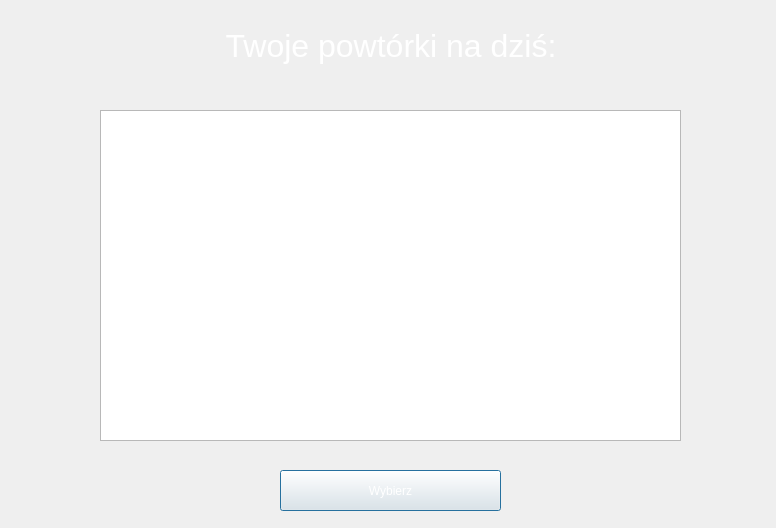
<?xml version="1.0" encoding="UTF-8"?>
<ui version="4.0">
 <class>Powtorka</class>
 <widget class="QDialog" name="Powtorka">
  <property name="geometry">
   <rect>
    <x>0</x>
    <y>0</y>
    <width>776</width>
    <height>528</height>
   </rect>
  </property>
  <property name="minimumSize">
   <size>
    <width>776</width>
    <height>528</height>
   </size>
  </property>
  <property name="maximumSize">
   <size>
    <width>776</width>
    <height>528</height>
   </size>
  </property>
  <property name="windowTitle">
   <string>Memorizer</string>
  </property>
  <widget class="QLabel" name="label">
   <property name="geometry">
    <rect>
     <x>110</x>
     <y>10</y>
     <width>571</width>
     <height>71</height>
    </rect>
   </property>
   <property name="palette">
    <palette>
     <active>
      <colorrole role="WindowText">
       <brush brushstyle="SolidPattern">
        <color alpha="255">
         <red>255</red>
         <green>255</green>
         <blue>255</blue>
        </color>
       </brush>
      </colorrole>
      <colorrole role="Button">
       <brush brushstyle="SolidPattern">
        <color alpha="255">
         <red>85</red>
         <green>85</green>
         <blue>255</blue>
        </color>
       </brush>
      </colorrole>
      <colorrole role="Light">
       <brush brushstyle="SolidPattern">
        <color alpha="255">
         <red>212</red>
         <green>212</green>
         <blue>255</blue>
        </color>
       </brush>
      </colorrole>
      <colorrole role="Midlight">
       <brush brushstyle="SolidPattern">
        <color alpha="255">
         <red>148</red>
         <green>148</green>
         <blue>255</blue>
        </color>
       </brush>
      </colorrole>
      <colorrole role="Dark">
       <brush brushstyle="SolidPattern">
        <color alpha="255">
         <red>42</red>
         <green>42</green>
         <blue>127</blue>
        </color>
       </brush>
      </colorrole>
      <colorrole role="Mid">
       <brush brushstyle="SolidPattern">
        <color alpha="255">
         <red>57</red>
         <green>57</green>
         <blue>170</blue>
        </color>
       </brush>
      </colorrole>
      <colorrole role="Text">
       <brush brushstyle="SolidPattern">
        <color alpha="255">
         <red>255</red>
         <green>255</green>
         <blue>255</blue>
        </color>
       </brush>
      </colorrole>
      <colorrole role="BrightText">
       <brush brushstyle="SolidPattern">
        <color alpha="255">
         <red>255</red>
         <green>255</green>
         <blue>255</blue>
        </color>
       </brush>
      </colorrole>
      <colorrole role="ButtonText">
       <brush brushstyle="SolidPattern">
        <color alpha="255">
         <red>255</red>
         <green>255</green>
         <blue>255</blue>
        </color>
       </brush>
      </colorrole>
      <colorrole role="Base">
       <brush brushstyle="SolidPattern">
        <color alpha="255">
         <red>255</red>
         <green>255</green>
         <blue>255</blue>
        </color>
       </brush>
      </colorrole>
      <colorrole role="Window">
       <brush brushstyle="SolidPattern">
        <color alpha="255">
         <red>85</red>
         <green>85</green>
         <blue>255</blue>
        </color>
       </brush>
      </colorrole>
      <colorrole role="Shadow">
       <brush brushstyle="SolidPattern">
        <color alpha="255">
         <red>0</red>
         <green>0</green>
         <blue>0</blue>
        </color>
       </brush>
      </colorrole>
      <colorrole role="AlternateBase">
       <brush brushstyle="SolidPattern">
        <color alpha="255">
         <red>170</red>
         <green>170</green>
         <blue>255</blue>
        </color>
       </brush>
      </colorrole>
      <colorrole role="ToolTipBase">
       <brush brushstyle="SolidPattern">
        <color alpha="255">
         <red>255</red>
         <green>255</green>
         <blue>220</blue>
        </color>
       </brush>
      </colorrole>
      <colorrole role="ToolTipText">
       <brush brushstyle="SolidPattern">
        <color alpha="255">
         <red>0</red>
         <green>0</green>
         <blue>0</blue>
        </color>
       </brush>
      </colorrole>
      <colorrole role="PlaceholderText">
       <brush brushstyle="SolidPattern">
        <color alpha="255">
         <red>255</red>
         <green>255</green>
         <blue>255</blue>
        </color>
       </brush>
      </colorrole>
     </active>
     <inactive>
      <colorrole role="WindowText">
       <brush brushstyle="SolidPattern">
        <color alpha="255">
         <red>255</red>
         <green>255</green>
         <blue>255</blue>
        </color>
       </brush>
      </colorrole>
      <colorrole role="Button">
       <brush brushstyle="SolidPattern">
        <color alpha="255">
         <red>240</red>
         <green>240</green>
         <blue>240</blue>
        </color>
       </brush>
      </colorrole>
      <colorrole role="Light">
       <brush brushstyle="SolidPattern">
        <color alpha="255">
         <red>255</red>
         <green>255</green>
         <blue>255</blue>
        </color>
       </brush>
      </colorrole>
      <colorrole role="Midlight">
       <brush brushstyle="SolidPattern">
        <color alpha="255">
         <red>227</red>
         <green>227</green>
         <blue>227</blue>
        </color>
       </brush>
      </colorrole>
      <colorrole role="Dark">
       <brush brushstyle="SolidPattern">
        <color alpha="255">
         <red>160</red>
         <green>160</green>
         <blue>160</blue>
        </color>
       </brush>
      </colorrole>
      <colorrole role="Mid">
       <brush brushstyle="SolidPattern">
        <color alpha="255">
         <red>160</red>
         <green>160</green>
         <blue>160</blue>
        </color>
       </brush>
      </colorrole>
      <colorrole role="Text">
       <brush brushstyle="SolidPattern">
        <color alpha="255">
         <red>255</red>
         <green>255</green>
         <blue>255</blue>
        </color>
       </brush>
      </colorrole>
      <colorrole role="BrightText">
       <brush brushstyle="SolidPattern">
        <color alpha="255">
         <red>255</red>
         <green>255</green>
         <blue>255</blue>
        </color>
       </brush>
      </colorrole>
      <colorrole role="ButtonText">
       <brush brushstyle="SolidPattern">
        <color alpha="255">
         <red>255</red>
         <green>255</green>
         <blue>255</blue>
        </color>
       </brush>
      </colorrole>
      <colorrole role="Base">
       <brush brushstyle="SolidPattern">
        <color alpha="255">
         <red>255</red>
         <green>255</green>
         <blue>255</blue>
        </color>
       </brush>
      </colorrole>
      <colorrole role="Window">
       <brush brushstyle="SolidPattern">
        <color alpha="255">
         <red>240</red>
         <green>240</green>
         <blue>240</blue>
        </color>
       </brush>
      </colorrole>
      <colorrole role="Shadow">
       <brush brushstyle="SolidPattern">
        <color alpha="255">
         <red>105</red>
         <green>105</green>
         <blue>105</blue>
        </color>
       </brush>
      </colorrole>
      <colorrole role="AlternateBase">
       <brush brushstyle="SolidPattern">
        <color alpha="255">
         <red>245</red>
         <green>245</green>
         <blue>245</blue>
        </color>
       </brush>
      </colorrole>
      <colorrole role="ToolTipBase">
       <brush brushstyle="SolidPattern">
        <color alpha="255">
         <red>255</red>
         <green>255</green>
         <blue>220</blue>
        </color>
       </brush>
      </colorrole>
      <colorrole role="ToolTipText">
       <brush brushstyle="SolidPattern">
        <color alpha="255">
         <red>0</red>
         <green>0</green>
         <blue>0</blue>
        </color>
       </brush>
      </colorrole>
      <colorrole role="PlaceholderText">
       <brush brushstyle="SolidPattern">
        <color alpha="255">
         <red>255</red>
         <green>255</green>
         <blue>255</blue>
        </color>
       </brush>
      </colorrole>
     </inactive>
     <disabled>
      <colorrole role="WindowText">
       <brush brushstyle="SolidPattern">
        <color alpha="255">
         <red>255</red>
         <green>255</green>
         <blue>255</blue>
        </color>
       </brush>
      </colorrole>
      <colorrole role="Button">
       <brush brushstyle="SolidPattern">
        <color alpha="255">
         <red>85</red>
         <green>85</green>
         <blue>255</blue>
        </color>
       </brush>
      </colorrole>
      <colorrole role="Light">
       <brush brushstyle="SolidPattern">
        <color alpha="255">
         <red>212</red>
         <green>212</green>
         <blue>255</blue>
        </color>
       </brush>
      </colorrole>
      <colorrole role="Midlight">
       <brush brushstyle="SolidPattern">
        <color alpha="255">
         <red>148</red>
         <green>148</green>
         <blue>255</blue>
        </color>
       </brush>
      </colorrole>
      <colorrole role="Dark">
       <brush brushstyle="SolidPattern">
        <color alpha="255">
         <red>42</red>
         <green>42</green>
         <blue>127</blue>
        </color>
       </brush>
      </colorrole>
      <colorrole role="Mid">
       <brush brushstyle="SolidPattern">
        <color alpha="255">
         <red>57</red>
         <green>57</green>
         <blue>170</blue>
        </color>
       </brush>
      </colorrole>
      <colorrole role="Text">
       <brush brushstyle="SolidPattern">
        <color alpha="255">
         <red>255</red>
         <green>255</green>
         <blue>255</blue>
        </color>
       </brush>
      </colorrole>
      <colorrole role="BrightText">
       <brush brushstyle="SolidPattern">
        <color alpha="255">
         <red>255</red>
         <green>255</green>
         <blue>255</blue>
        </color>
       </brush>
      </colorrole>
      <colorrole role="ButtonText">
       <brush brushstyle="SolidPattern">
        <color alpha="255">
         <red>255</red>
         <green>255</green>
         <blue>255</blue>
        </color>
       </brush>
      </colorrole>
      <colorrole role="Base">
       <brush brushstyle="SolidPattern">
        <color alpha="255">
         <red>85</red>
         <green>85</green>
         <blue>255</blue>
        </color>
       </brush>
      </colorrole>
      <colorrole role="Window">
       <brush brushstyle="SolidPattern">
        <color alpha="255">
         <red>85</red>
         <green>85</green>
         <blue>255</blue>
        </color>
       </brush>
      </colorrole>
      <colorrole role="Shadow">
       <brush brushstyle="SolidPattern">
        <color alpha="255">
         <red>0</red>
         <green>0</green>
         <blue>0</blue>
        </color>
       </brush>
      </colorrole>
      <colorrole role="AlternateBase">
       <brush brushstyle="SolidPattern">
        <color alpha="255">
         <red>245</red>
         <green>245</green>
         <blue>245</blue>
        </color>
       </brush>
      </colorrole>
      <colorrole role="ToolTipBase">
       <brush brushstyle="SolidPattern">
        <color alpha="255">
         <red>255</red>
         <green>255</green>
         <blue>220</blue>
        </color>
       </brush>
      </colorrole>
      <colorrole role="ToolTipText">
       <brush brushstyle="SolidPattern">
        <color alpha="255">
         <red>0</red>
         <green>0</green>
         <blue>0</blue>
        </color>
       </brush>
      </colorrole>
      <colorrole role="PlaceholderText">
       <brush brushstyle="SolidPattern">
        <color alpha="255">
         <red>255</red>
         <green>255</green>
         <blue>255</blue>
        </color>
       </brush>
      </colorrole>
     </disabled>
    </palette>
   </property>
   <property name="font">
    <font>
     <pointsize>24</pointsize>
    </font>
   </property>
   <property name="styleSheet">
    <string notr="true">color: rgb(255, 255, 255);</string>
   </property>
   <property name="text">
    <string>Twoje powtórki na dziś: </string>
   </property>
   <property name="alignment">
    <set>Qt::AlignCenter</set>
   </property>
  </widget>
  <widget class="QListView" name="listView">
   <property name="geometry">
    <rect>
     <x>100</x>
     <y>110</y>
     <width>581</width>
     <height>331</height>
    </rect>
   </property>
   <property name="font">
    <font>
     <pointsize>20</pointsize>
    </font>
   </property>
   <property name="styleSheet">
    <string notr="true">color: rgb(255, 255, 255);</string>
   </property>
   <property name="editTriggers">
    <set>QAbstractItemView::NoEditTriggers</set>
   </property>
  </widget>
  <widget class="QPushButton" name="pushButton">
   <property name="geometry">
    <rect>
     <x>280</x>
     <y>470</y>
     <width>221</width>
     <height>41</height>
    </rect>
   </property>
   <property name="styleSheet">
    <string notr="true">color: rgb(255, 255, 255);</string>
   </property>
   <property name="text">
    <string>Wybierz</string>
   </property>
  </widget>
 </widget>
 <resources/>
 <connections/>
</ui>
